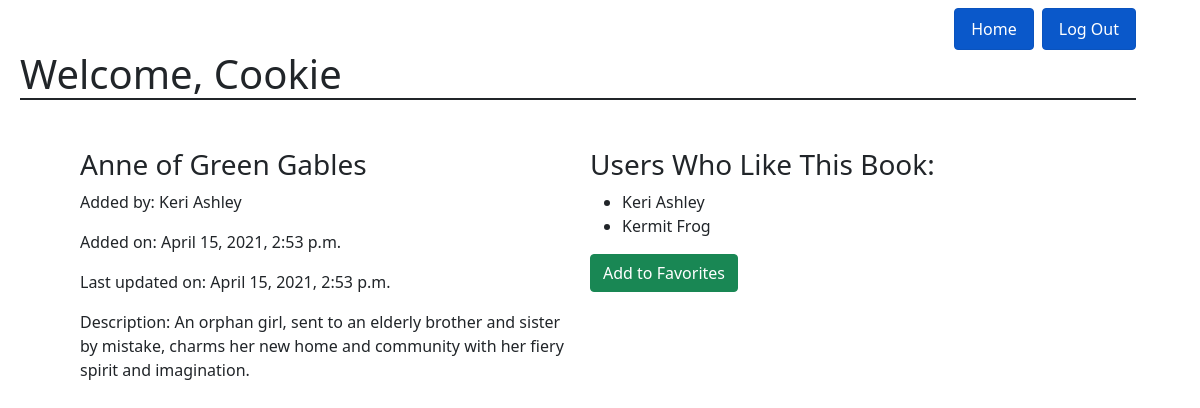
The page /books/4 (signed in) on the database its author committed.
### favorite_books_app/models.py (models this page shows)
class User(models.Model):
    first_name= models.CharField(max_length= 50)
    last_name= models.CharField(max_length=50)
    email= models.CharField(max_length=75)
    password= models.CharField(max_length=50)
    created_at= models.DateTimeField(auto_now_add=True)
    updated_at= models.DateTimeField(auto_now=True)
    objects= UserManager()

class Book(models.Model):
    title= models.CharField(max_length=75)
    description= models.TextField()
    uploaded_by= models.ForeignKey(User, related_name= "books_uploaded", on_delete= models.CASCADE)
    users_who_like= models.ManyToManyField(User, related_name= "liked_books")
    created_at= models.DateTimeField(auto_now_add=True)
    updated_at= models.DateTimeField(auto_now=True)
    objects= BookManager()

### favorite_books_app/views.py (the view)
# urls.py: path('books/<int:bookId>', views.bookDetails),
def bookDetails(request, bookId):
    context = {
        'book': Book.objects.get(id=bookId),
        'current_user': User.objects.get(id=request.session['logged_user'])
    }
    return render(request, 'bookDetails.html', context)

### favorite_books_app/templates/bookDetails.html (shortened to what this page needs)
<!DOCTYPE html>
<html lang="en">
<head>
    <link href="https://cdn.jsdelivr.net/npm/bootstrap@5.0.0-beta3/dist/css/bootstrap.min.css" rel="stylesheet">
</head>
<body>
    <div class="container m-2">
        <ul class="nav justify-content-end">
            <li class="nav-item">
                <a href="/books" role="button" class="nav-link active btn btn-primary me-2" aria-current= "page">Home</a>
            </li>
            <li class="nav-item">
                <a href="/user/logout" role="button" class="nav-link active btn btn-primary" aria current="page">Log Out</a>
            </li>
        </ul>
        <h1 class="border-bottom border-dark border-2">Welcome, {{current_user.first_name}}</h1>
        <div class="row m-5">
            <div class="col">
                <h3>{{book.title}}</h3>
                <p>Added by: {{book.uploaded_by.first_name}} {{book.uploaded_by.last_name}}</p>
                <p>Added on: {{book.created_at}}</p>
                <p>Last updated on: {{book.updated_at}}</p>
                {% if book.uploaded_by.id != request.session.logged_user %}
                <p>Description: {{book.description}}</p>
                {% endif %}
            </div>
            <div class="col">
                <h3>Users Who Like This Book:</h3>
                <ul>
                    {% for fav in book.users_who_like.all %}
                    <li>{{fav.first_name}} {{fav.last_name}}</li>
                    {% endfor %}
                </ul>
                {% if current_user in book.users_who_like.all %}
                <a href="/books/{{book.id}}/unfavorite" role="button" class="btn btn-danger">Remove from Favorites</a>
                {% else %}
                <a href="/books/{{book.id}}/favorite" role="button" class="btn btn-success">Add to Favorites</a>
                {% endif %}
            </div>
        </div>
    </div>
</body>
</html>

### rows shown on the page
User: first_name "Cookie"
Book: title "Anne of Green Gables", uploaded_by.first_name "Keri", uploaded_by.last_name "Ashley", created_at "April 15, 2021, 2:53 p.m.", updated_at "April 15, 2021, 2:53 p.m.", description "An orphan girl, sent to an elderly brother and sister by mistake, charms her new home and community with her fiery spirit and imagination."
User: first_name "Keri", last_name "Ashley"
User: first_name "Kermit", last_name "Frog"
